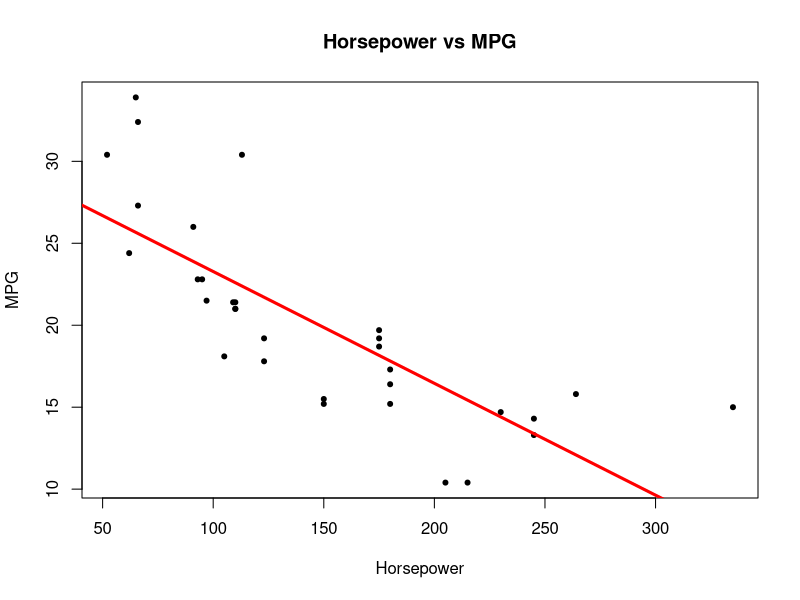
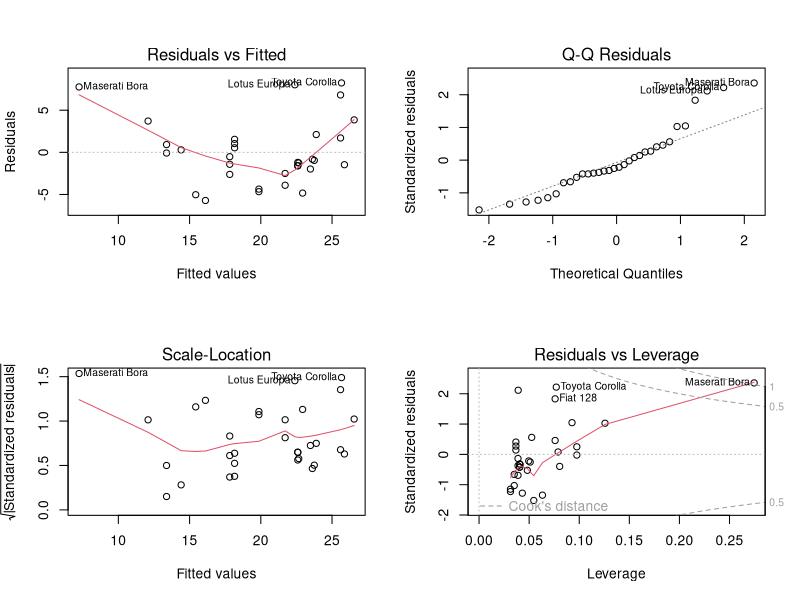

The R script that drew these images, in order:
# Fuel Efficiency Analysis
# Univariate Linear Regression (Instructor)

# fit the univariate model
lm_univariate = lm(mpg ~ hp, data=mtcars)

# see the attributes of the lm object
names(lm_univariate)

# get the coefficient with coef
coef(lm_univariate)

# see more details about the model
summary(lm_univariate)

# use the univariate model to predict the mpg for the horsepower's 90, 100 and 120
predict(lm_univariate, data.frame(hp=c(90, 100, 120)))

# get the confidence intervals along with the predictions
predict(
    lm_univariate,
    data.frame(hp=c(90, 100, 120)),
    interval="confidence"
)

# get the prediction intervals along with the predictions
predict(
    lm_univariate,
    data.frame(hp=c(90, 100, 120)),
    interval="prediction"
)

# plot horsepower v.s. mpg with trendline from the univariate model
plot(
    mtcars$hp,
    mtcars$mpg,
    xlab = "Horsepower",
    ylab = "MPG",
    main = "Horsepower vs MPG",
    pch = 20
)

abline(
    lm_univariate,
    lwd=3,
    col="red"
)

# show the diagnositc plots
par(mfrow=c(2,2))
plot(lm_univariate)

